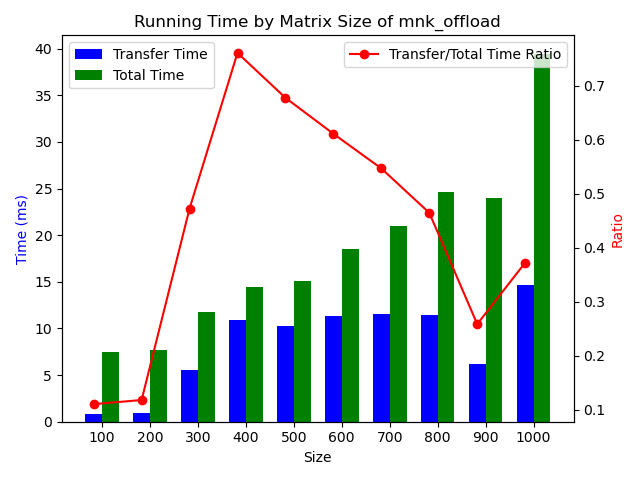

The Python source for this figure:
import matplotlib.pyplot as plt

# Data
sizes = [100, 200, 300, 400, 500, 600, 700, 800, 900, 1000]
trans_times = [0.823021, 0.908852, 5.554914, 10.951042, 10.219097, 11.301041, 11.498928, 11.426926, 6.202936, 14.681101]
total_times = [7.467031, 7.707834, 11.756897, 14.395952, 15.083075, 18.498898, 21.031857, 24.595976, 23.999929, 39.447142]

# Calculate the ratio of transfer time over total time
ratio = [t_time / tot_time for t_time, tot_time in zip(trans_times, total_times)]

# Set up the bar width
bar_width = 0.35

# Set up the index for groups
index = range(len(sizes))

# Plotting
fig, ax1 = plt.subplots()

# Create bars for Transfer Time
trans_bar = ax1.bar(index, trans_times, bar_width, label='Transfer Time', color='b')

# Create bars for Total Time
total_bar = ax1.bar([i + bar_width for i in index], total_times, bar_width, label='Total Time', color='g')

# Set the x-axis ticks to be the center between the two bars
ax1.set_xticks([i + bar_width / 2 for i in index])
ax1.set_xticklabels(sizes)

# Adding labels and title
ax1.set_xlabel('Size')
ax1.set_ylabel('Time (ms)', color='b')
ax1.set_title('Running Time by Matrix Size of mnk_offload')

# Plotting the line chart for the ratio
ax2 = ax1.twinx()  # instantiate a second axes that shares the same x-axis
ax2.plot(index, ratio, label='Transfer/Total Time Ratio', color='r', marker='o')
ax2.set_ylabel('Ratio', color='r')

# Adding a legend
ax1.legend(loc='upper left')
ax2.legend(loc='upper right')

# Show plot with a tight layout
plt.tight_layout()
plt.savefig('q4-transtime-mnk.png')